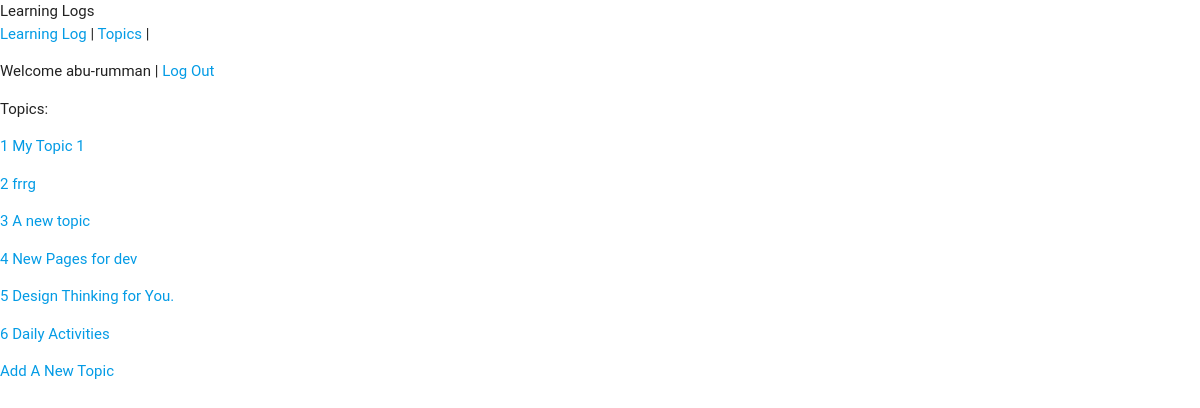
Screenshot of /learninglog/topics/ (signed in) with the database file from the repository.
### learninglog/models.py (models this page shows)
class Topic(models.Model):
    text = models.CharField(max_length = 200)
    date_added = models.DateField(auto_now_add = True)
    owner = models.ForeignKey(User)
    def __str__(self):
        return self.text

### learninglog/views.py (the view)
@login_required
def topics(request):
    topics = Topic.objects.filter(owner = request.user ).order_by('date_added')
    context = {'topics': topics }
    return render(request, 'learninglog/topics.html', context)

### learninglog/templates/learninglog/topics.html
{% extends 'learninglog/header.html' %}
{% block content %}
<p>
   Topics:
</p>
<div>
  {% for topic in topics %}
  <ul>
    <li>
    <a href="{% url 'learninglog:topic' topic.id %}"> {{ topic.id }}  {{ topic }} </a>
    </li>
  </ul>
  {% empty %}
  There are no topics
  {% endfor %}
<p>
  <a href="{% url 'learninglog:new_topic' %}">Add A New Topic</a>
</p>
</div>
{% endblock content %}

### learninglog/templates/learninglog/header.html (shortened to what this page needs)
{% load staticfiles %}
<!doctype html>
<html>
<head>
<link rel="stylesheet" type="text/css" href="{% static 'css/materialize.css' %}" media="screen,projection"/>
<html lang="en">
</head>
<body>
  <header>
  <div>
    Learning Logs
  </div>
  </header>
  <a href='{% url 'learninglog:home' %}'>Learning Log</a> |
  <a href='{% url 'learninglog:topics' %}'>Topics</a> |
  <p>
    {% if user.is_authenticated %}
    Welcome {{ user.username }} |
    <a href='{% url "users:logout" %}'>Log Out</a>
    {% else %}
    <a href="{% url 'users:login' %}">Log In</a> |
    <a href="{% url 'users:sign_up' %}">Sign Up</a>
    {% endif%}
  </p>
  {% block content %}
  {% endblock content %}
</body>
</html>

### rows the page displays
Topic: id "1", text "My Topic 1"
Topic: id "2", text "frrg"
Topic: id "3", text "A new topic"
Topic: id "4", text "New Pages for dev"
Topic: id "5", text "Design Thinking for You."
Topic: id "6", text "Daily Activities"

### other values shown
{{ user.username }} "abu-rumman"
